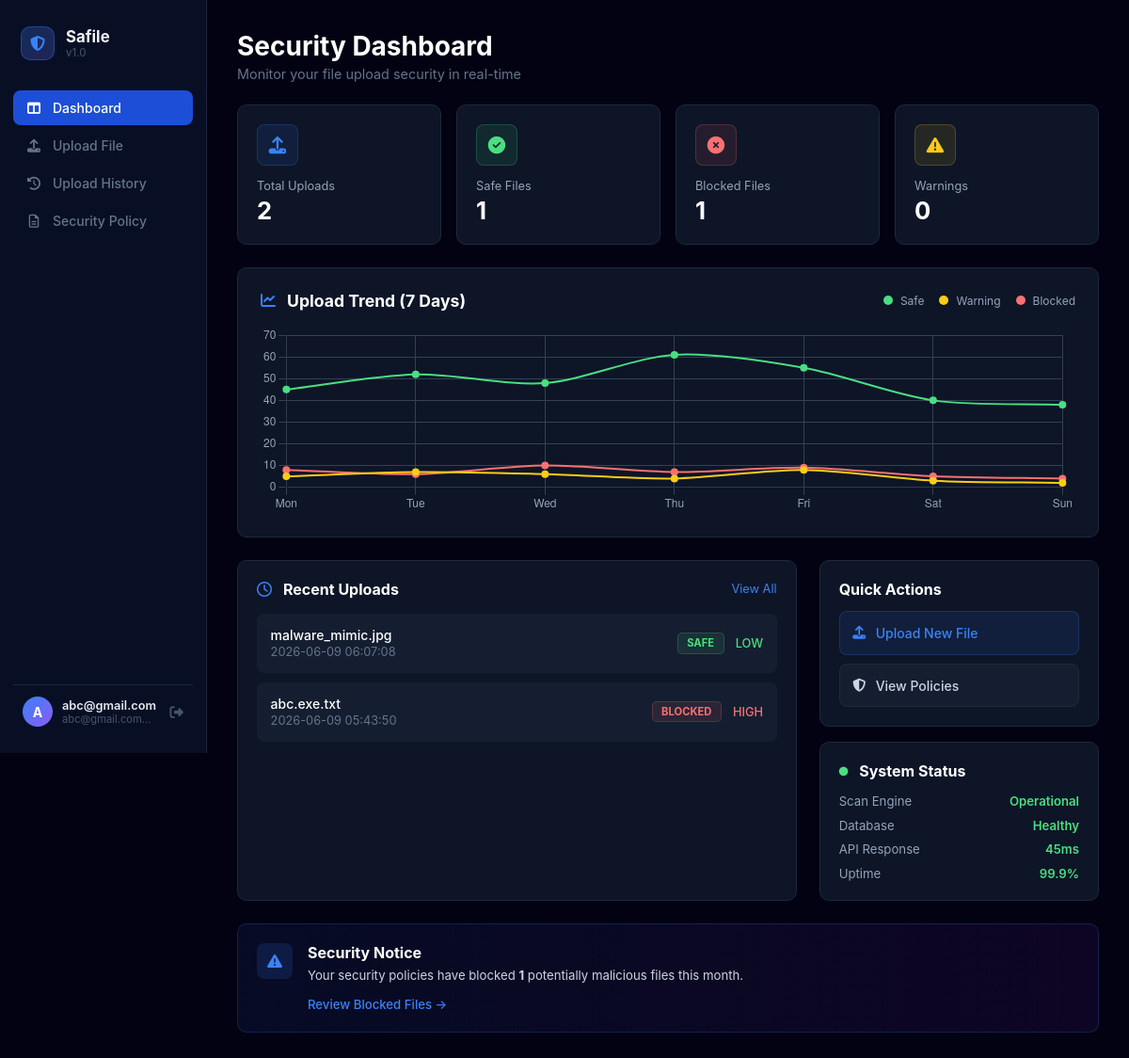
The page /dashboard (signed in) on the database as committed earlier.
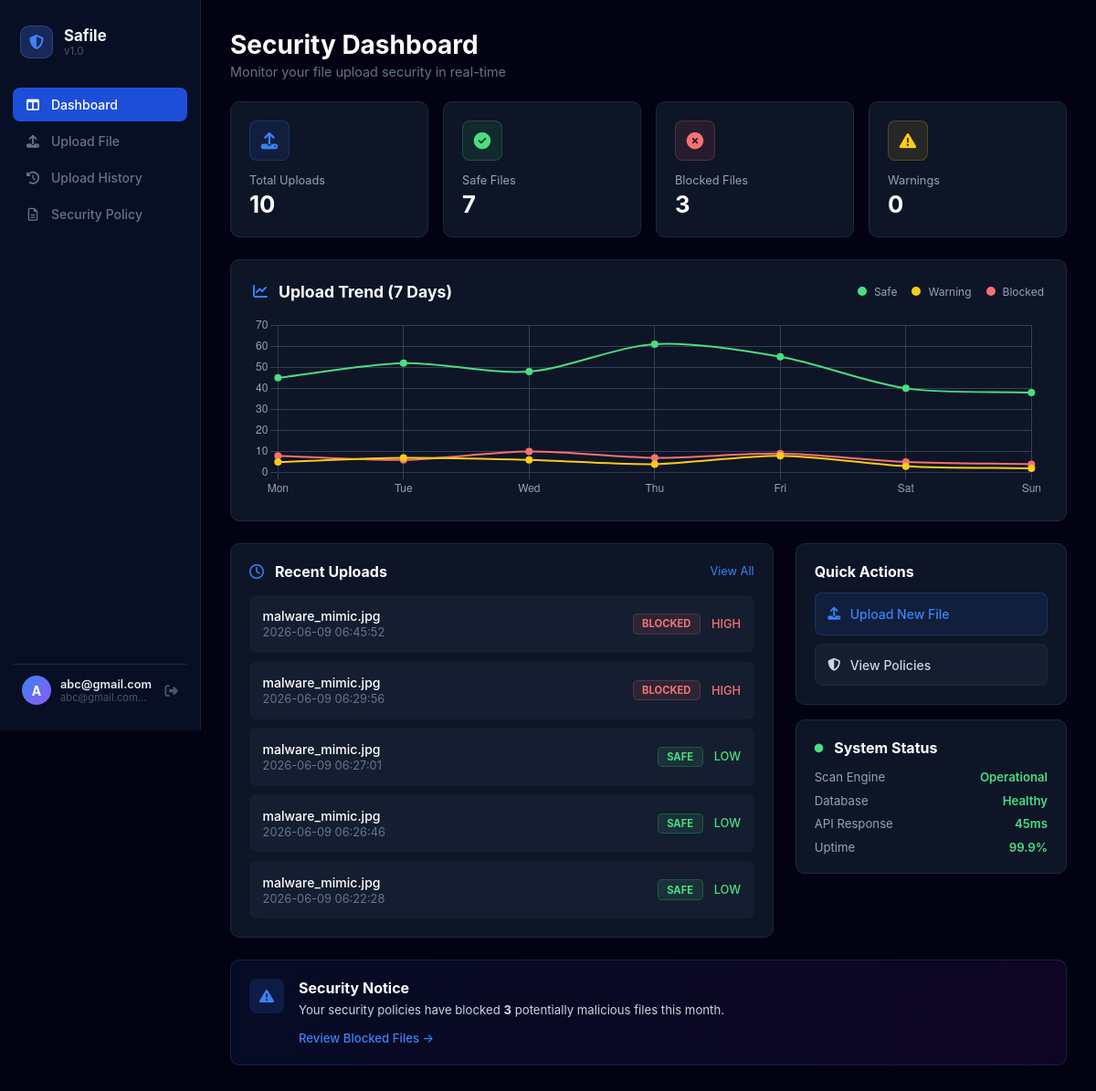
The same page on the database as committed later.
### tables this page shows
CREATE TABLE history (
            id INTEGER PRIMARY KEY AUTOINCREMENT,
            user_id INTEGER NOT NULL,
            filename TEXT NOT NULL,
            status TEXT NOT NULL,
            risk TEXT NOT NULL,
            reason TEXT NOT NULL,
            timestamp DATETIME DEFAULT CURRENT_TIMESTAMP,
            FOREIGN KEY(user_id) REFERENCES users(id)
        );

### app.py (the view)
@app.route('/dashboard')
def dashboard():
    if 'username' not in session:
        return redirect(url_for('login'))
    username = session.get('username', 'Admin')
    current_user_id = session.get('user_id') # 이 부분이 빠져 있었습니다!
    email = f"{username.lower()}@safile.local"
    try:
        conn = sqlite3.connect('safile.db')
        cursor = conn.cursor()
        cursor.execute('SELECT COUNT(*) FROM history WHERE user_id = ?', (current_user_id,))
        total_uploads = cursor.fetchone()[0]
        cursor.execute("SELECT COUNT(*) FROM history WHERE status = 'SAFE' AND user_id = ?", (current_user_id,))
        safe_files = cursor.fetchone()[0]
        cursor.execute("SELECT COUNT(*) FROM history WHERE status = 'BLOCKED' AND user_id = ?", (current_user_id,))
        blocked_files = cursor.fetchone()[0]
        cursor.execute("SELECT COUNT(*) FROM history WHERE status = 'WARNING' AND user_id = ?", (current_user_id,))
        warning_files = cursor.fetchone()[0]
        cursor.execute('SELECT filename, status, risk, timestamp FROM history WHERE user_id = ? ORDER BY timestamp DESC LIMIT 5', (current_user_id,))
        rows = cursor.fetchall()
        conn.close()
        recent_uploads = []
        for r in rows:
            recent_uploads.append({
                "filename": r[0],
                "result": r[1],  # SAFE, WARNING, BLOCKED 문자열 필터링 매칭
                "risk": r[2],    # LOW, MEDIUM, HIGH 위험도 텍스트 매칭
                "time": r[3]     # 타임스탬프 기록 매칭
            })
    except sqlite3.Error:
        total_uploads, safe_files, blocked_files, warning_files = 0, 0, 0, 0
        recent_uploads = []
    return render_template(
        'dashboard.html',
        username=username,
        email=email,
        total_uploads=total_uploads,
        safe_files=safe_files,
        blocked_files=blocked_files,
        warning_files=warning_files,
        recent_uploads=recent_uploads
    )

### app.py (called while the page is built)
@app.context_processor
def inject_user_stats():
    if 'user_id' in session:
        user_id = session.get('user_id')
        conn = sqlite3.connect('safile.db')
        cursor = conn.cursor()
        cursor.execute("SELECT COUNT(*) FROM history WHERE status = 'BLOCKED' AND user_id = ?", (user_id,))
        count = cursor.fetchone()[0]
        conn.close()
        return dict(blocked_count=count)
    return dict(blocked_count=0)

@app.context_processor
def inject_all_stats():
    if 'user_id' in session:
        user_id = session.get('user_id')
        conn = sqlite3.connect('safile.db')
        cursor = conn.cursor()
        cursor.execute("SELECT status, COUNT(*) FROM history WHERE user_id = ? GROUP BY status", (user_id,))
        rows = cursor.fetchall()
        stats = {status: count for status, count in rows}
        conn.close()
        return dict(
            blocked_count=stats.get('BLOCKED', 0),
            warning_count=stats.get('WARNING', 0),
            safe_count=stats.get('SAFE', 0)
        )
    return dict(blocked_count=0, warning_count=0, safe_count=0)

### templates/dashboard.html (shortened to what the changed rows need)
{% extends 'base.html' %}
{% block content %}
<div class="dashboard-header">
    <h1>Security Dashboard</h1>
</div>
<div class="stats-grid">
    <div class="stat-card">
        <div class="stat-card-top">
            <div class="icon-wrapper blue-bg"><i class="fa-solid fa-upload text-blue"></i></div>
        </div>
        <div class="stat-title">Total Uploads</div>
        <div class="stat-value">{{ total_uploads }}</div>
    </div>
    <div class="stat-card">
        <div class="stat-card-top">
            <div class="icon-wrapper green-bg"><i class="fa-solid fa-circle-check text-green"></i></div>
        </div>
        <div class="stat-title">Safe Files</div>
        <div class="stat-value">{{ safe_files }}</div>
    </div>
    <div class="stat-card">
        <div class="stat-card-top">
            <div class="icon-wrapper red-bg"><i class="fa-solid fa-circle-xmark text-red"></i></div>
        </div>
        <div class="stat-title">Blocked Files</div>
        <div class="stat-value">{{ blocked_files }}</div>
    </div>
</div>
<div class="chart-container-box">
    <div class="chart-header-flex">
        <div class="chart-title-left">
            <h2>Upload Trend (7 Days)</h2>
        </div>
    </div>
</div>
<div class="bottom-split-grid">
    <div class="recent-uploads-box">
        <div class="recent-box-header">
            <div class="recent-title-left">
                <h2>Recent Uploads</h2>
            </div>
        </div>
        <div class="uploads-stack-list">
            {% for upload in recent_uploads %}
            <a href="{{ url_for('history') }}" class="upload-item-row">
                <div class="item-info-left">
                    <div class="file-name-text">{{ upload.filename }}</div>
                    <div class="time-stamp-text">{{ upload.time }}</div>
                </div>
                <div class="item-tags-right">
                    {% if upload.result == 'SAFE' %}
                        <span class="status-badge safe-badge">SAFE</span>
                        <span class="risk-text text-green">{{ upload.risk }}</span>
                    {% elif upload.result == 'WARNING' %}
                        <span class="status-badge warning-badge">WARNING</span>
                        <span class="risk-text text-yellow">{{ upload.risk }}</span>
                    {% else %}
                        <span class="status-badge blocked-badge">BLOCKED</span>
                        <span class="risk-text text-red">{{ upload.risk }}</span>
                    {% endif %}
                </div>
            </a>
            {% else %}
            <div class="empty-state">
                <i class="fa-solid fa-inbox" style="font-size:2rem;color:#334155;margin-bottom:0.5rem;"></i>
                <p style="color:#64748b;margin:0;">No uploads yet. <a href="{{ url_for('upload') }}" style="color:#3b82f6;">Upload your first file</a></p>
            </div>
            {% endfor %}
        </div>
    </div>
    <div class="side-stack-layout">
        <div class="quick-actions-card">
            <h2>Quick Actions</h2>
        </div>
        <div class="system-status-card">
            <div class="status-card-header">
                <h2>System Status</h2>
            </div>
        </div>
    </div>
</div>
<div class="security-notice-banner">
    <div class="banner-flex-layout">
        <div class="banner-content-text">
            <p>Your security policies have blocked <strong>{{ blocked_files }}</strong> potentially malicious files this month.</p>
        </div>
    </div>
</div>
{% endblock %}
{% block scripts %}
<script>
const ctx = document.getElementById('uploadTrendChart').getContext('2d');
new Chart(ctx, {
    type: 'line',
    data: {
        labels: ["Mon","Tue","Wed","Thu","Fri","Sat","Sun"],
        datasets: [
            { label:'Safe', data:[45,52,48,61,55,40,38], borderColor:'#4ade80', borderWidth:2, tension:0.3, pointBackgroundColor:'#4ade80', fill:false },
            { label:'Warning', data:[5,7,6,4,8,3,2], borderColor:'#facc15', borderWidth:2, tension:0.3, pointBackgroundColor:'#facc15', fill:false },
            { label:'Blocked', data:[8,6,10,7,9,5,4], borderColor:'#f87171', borderWidth:2, tension:0.3, pointBackgroundColor:'#f87171', fill:false }
        ]
    },
    options: {
        responsive:true, maintainAspectRatio:false,
        plugins:{ legend:{ display:false } },
        scales:{
            x:{ grid:{color:'#334155'}, ticks:{color:'#94a3b8'} },
            y:{ grid:{color:'#334155'}, ticks:{color:'#94a3b8'} }
        }
    }
});
</script>
{% endblock %}

Rows that differ between the two databases and show on the page:
no longer on this page (row unchanged): history: filename "malware_mimic.jpg", time "2026-06-09 06:07:08", risk "LOW"
no longer on this page (row unchanged): history: filename "abc.exe.txt", time "2026-06-09 05:43:50", risk "HIGH"
added history: filename "malware_mimic.jpg", time "2026-06-09 06:45:52", risk "HIGH"
added history: filename "malware_mimic.jpg", time "2026-06-09 06:29:56", risk "HIGH"
added history: filename "malware_mimic.jpg", time "2026-06-09 06:27:01", risk "LOW"
added history: filename "malware_mimic.jpg", time "2026-06-09 06:26:46", risk "LOW"
added history: filename "malware_mimic.jpg", time "2026-06-09 06:22:28", risk "LOW"
Other text that changed with them:
{{ total_uploads }}: "2" → "10"
{{ safe_files }}: "1" → "7"
{{ blocked_files }}: "1" → "3"
